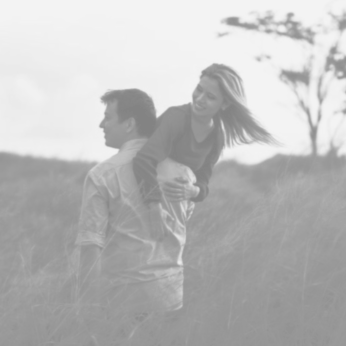
#> input picture Aula 18-03/Imagens/casal.png, 346 x 346 px, found by its file name
$ python Exercicio_3_1.py
#> lines starting #> are read from the running program, lines starting #| are printed output that depends on the picture
import cv2
import matplotlib.pyplot as plt
import numpy as np

imagem_clara = cv2.imread("./Aula 18-03/Imagens/casal.png", 0)
#> imagem_clara is the input picture: shape (346, 346); min 131, max 243, mean 186.3
imagem_escura = cv2.imread("./Aula 18-03/Imagens/ovelha.png", 0)
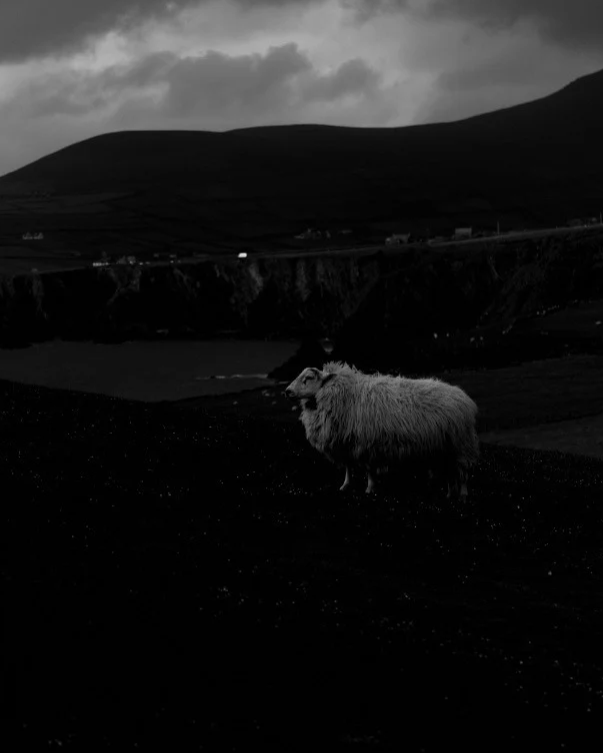
#> input picture Aula 18-03/Imagens/ovelha.png, 603 x 753 px, found by its file name
#> imagem_escura: shape (753, 603); min 0, max 222, mean 25.3

imagem_clara_eq = cv2.equalizeHist(imagem_clara)
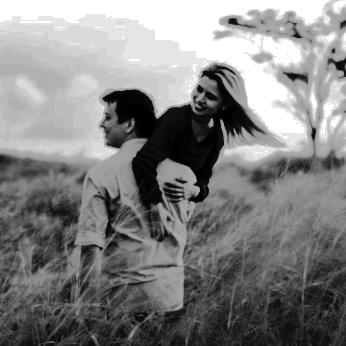
#> imagem_clara_eq: shape (346, 346); min 0, max 255, mean 130.9
imagem_escura_eq = cv2.equalizeHist(imagem_escura)
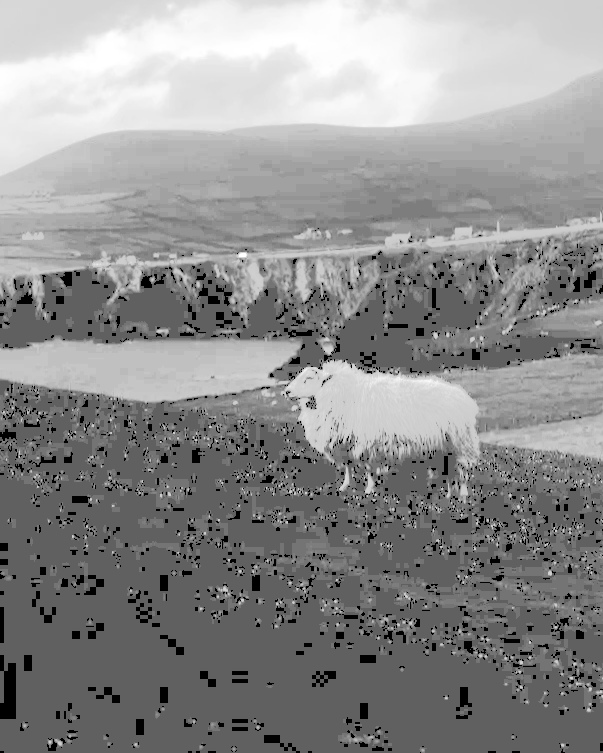
#> imagem_escura_eq: shape (753, 603); min 0, max 255, mean 141.2

clahe = cv2.createCLAHE(clipLimit=2.0, tileGridSize=(20,20))
imagem_clara_clahe = clahe.apply(imagem_clara)
imagem_escura_clahe = clahe.apply(imagem_escura)
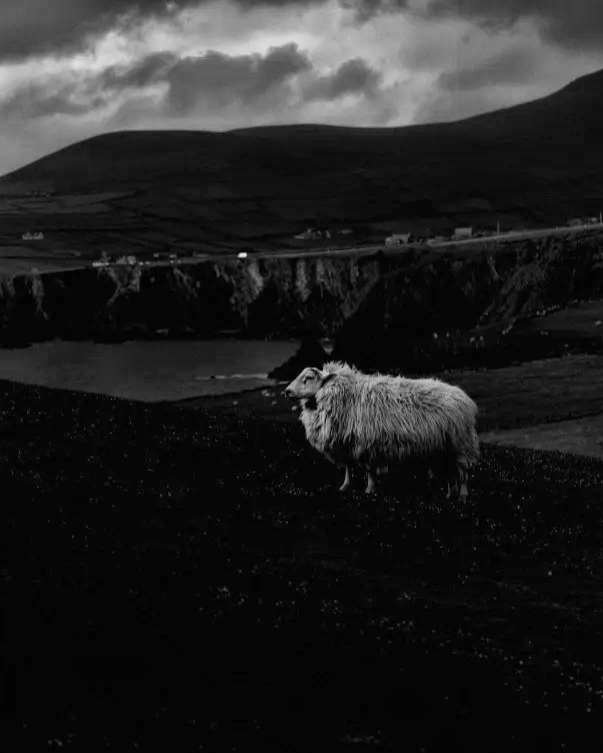
#> imagem_escura_clahe: shape (753, 603); min 1, max 234, mean 34.7

fig, eixos = plt.subplots(2,3, figsize=(17,10)) #eixo é uma tupla, de n posições
eixos = eixos.flatten()
fig.suptitle('Imagem clara | Imagem escura')

imagens = [imagem_clara, imagem_clara_eq, imagem_clara_clahe, imagem_escura, imagem_escura_eq, imagem_escura_clahe]
titulos = ['Original', 'Global', 'CLAHE', 'Original', 'Global', 'CLAHE']

for i in range(6):
    eixos[i].hist(imagens[i].ravel(), 256, [0,256], color='pink')
    eixos[i].set_title(f"Histograma {titulos[i]}")

grupo_clara = np.hstack(imagens[:3])
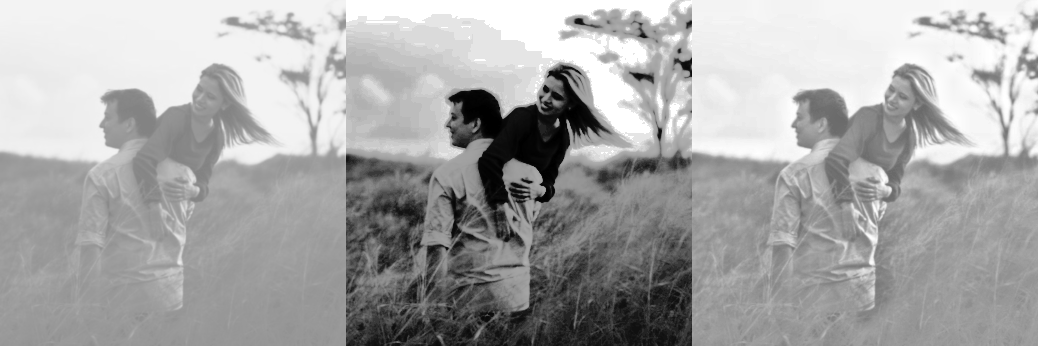
#> grupo_clara: shape (346, 1038); min 0, max 255, mean 167.5
grupo_escura = np.hstack(imagens[3:])
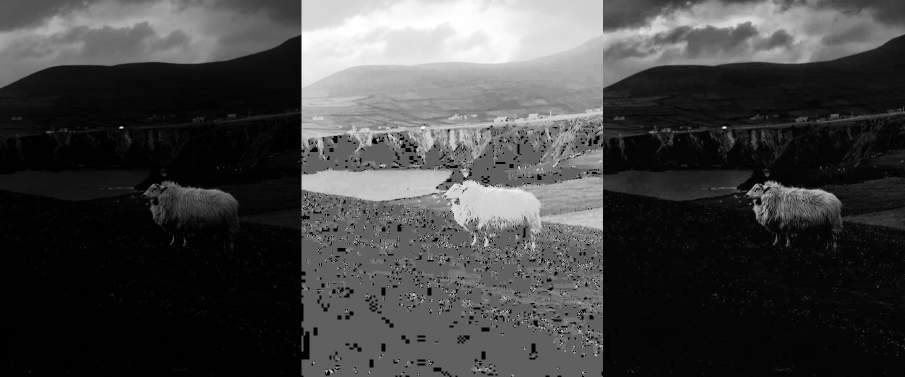
#> grupo_escura: shape (753, 1809) (shown at 1/2 size); min 0, max 255, mean 67.1

# Exibimos em janelas separadas para evitar o erro de dimensão
cv2.imshow('Imagem Clara: Original | Global | CLAHE', grupo_clara)
cv2.imshow('Imagem Escura: Original | Global | CLAHE', grupo_escura)

plt.tight_layout()
plt.show()
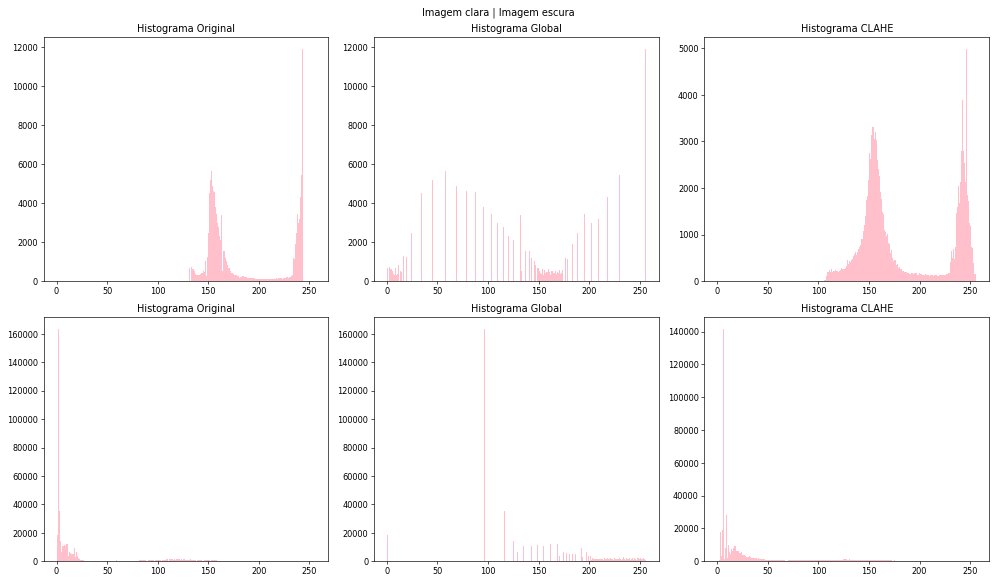
#> figure drawn by matplotlib, 6 panels; panel 1: tallest bar 11914 high, from x = 243 to 244; panel 2: tallest bar 11914 high, from x = 255 to 256; panel 3: tallest bar 4988 high, from x = 246 to 247; panel 4: tallest bar 163604 high, from x = 1 to 2

cv2.waitKey(0)
cv2.destroyAllWindows()
